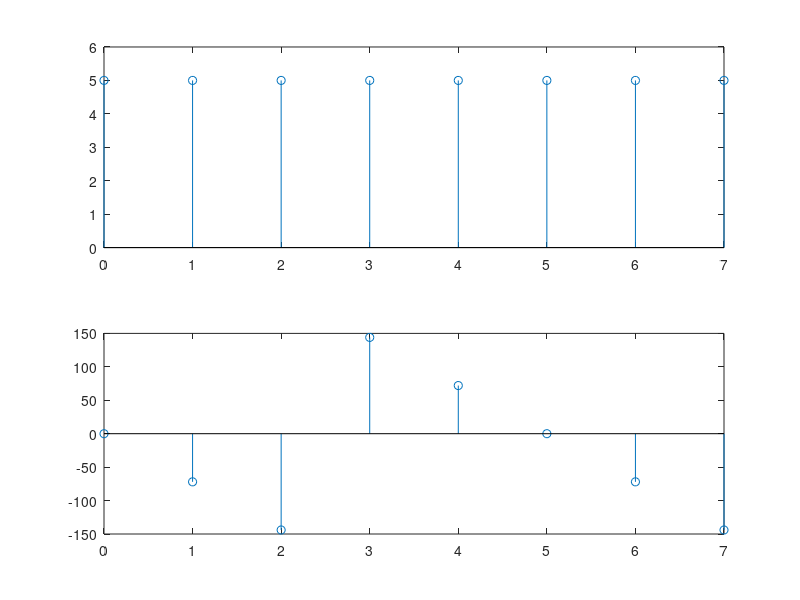

Write the MATLAB code that produced this figure.
clc; close all; clear all;
N = input('Enter the the value of N for N-Point DTFT = ');
xn = input('Enter the sequence for which DFT to be calculated = ');
n=[0:1:7];
WN = exp(-j * n*2*pi*1/N) ;
Xk = xn * WN;

MagX=abs(Xk);
PhaseX=angle(Xk)*180/pi; 
subplot(2,1,1); 
stem(n,MagX); 
subplot(2,1,2); 
stem(n,PhaseX);